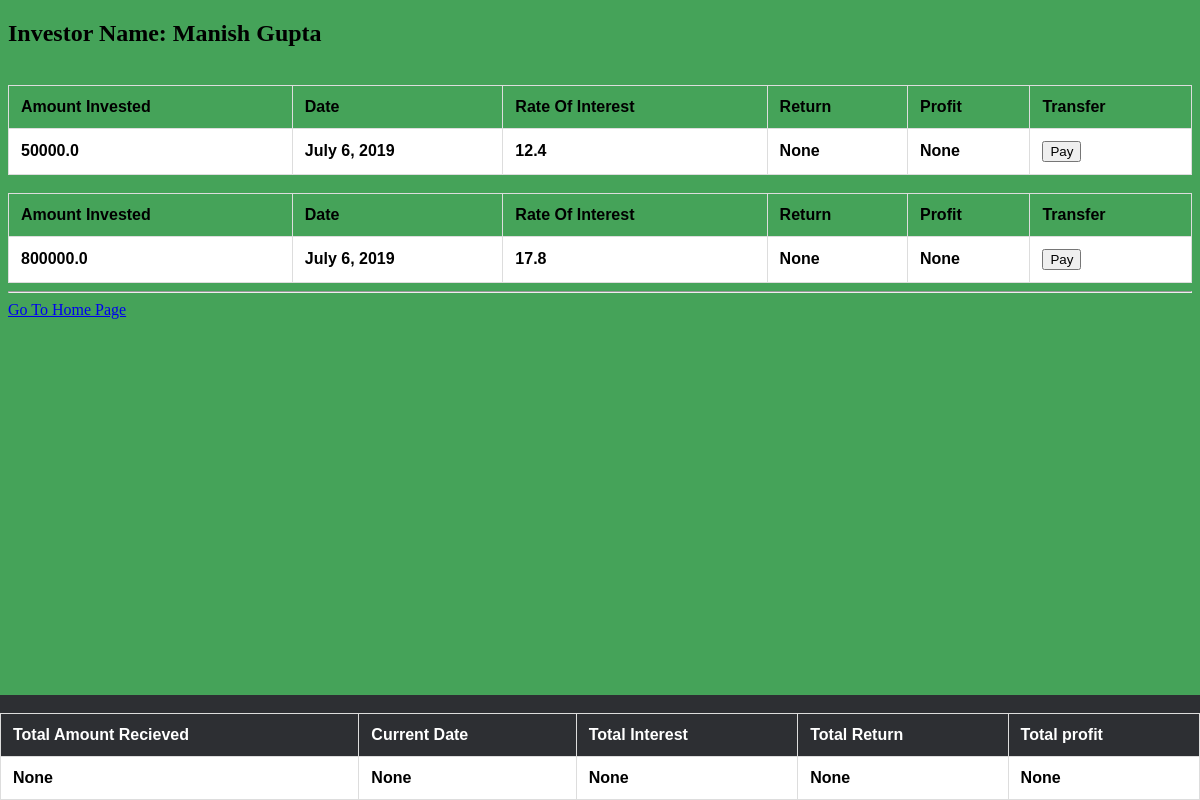
Screenshot of /records/1/ with the database file from the repository.
### investors/models.py (models this page shows)
class Investor(models.Model):
    name = models.CharField(max_length=99)
    user = models.ForeignKey(User, on_delete=models.CASCADE)
    def __str__(self):
        return self.name

class Investment(models.Model):
    amount = models.FloatField(blank=False)
    rate = models.FloatField(blank=False)
    timestamp = models.DateField(default=datetime.now)
    investor = models.ForeignKey(Investor, on_delete=models.CASCADE)
    def __str__(self):
        return str(self.investor)

### company/views.py (the view)
# urls.py: path('records/<int:id>/', views.RecordView, name='records'),
def RecordView(request,id):
    print ("id :",id)
    all_investor = Investor.objects.all()
    total_investment=Investment.objects.filter(investor=id)
    print("all_investor :",all_investor)
    print("total_investment :",total_investment)
    investor_id = Investor.objects.get(id=id)
    print("investor_id :",investor_id)
    investor_name = investor_id.name
    print("investor_name :",investor_name)
    try:
        investor_id = request.GET.get('investor_id')
        investor_id = int(investor_id)
        investment = Investment.objects.filter(pk=investor_id)
    except:
        pass
    context = {
        'all_investor':all_investor,
        'total_investment':total_investment,
        'investor_name':investor_name
    }
    return render(request, 'company/record.html', context)

### company/templates/company/record.html (shortened to what this page needs)
{% extends  'investors/inventorybase.html' %}
{% block content %}
            <h2>Investor Name: {{ investor_name }}</h2>
            {% for investment in total_investment %}
            <table>
              <tr>
                <th>Amount Invested</th>
                <th>Date</th>
                <th>Rate Of Interest</th>
                <th>Return</th>
                <th>Profit</th>
                <th>Transfer</th>
              </tr>
             <tr>
               <th>{{ investment.amount }}</th>
               <th>{{ investment.timestamp }}</th>
               <th>{{ investment.rate }}</th>
               <th>None</th>
               <th>None</th>
              <th><button href='#'>Pay</button></th>
             </tr>
             <br>
            </table>
              {% endfor %}
{% endblock content %}

### company/static/css/style.css (style rules this page uses)
body { background-color: #45a359; }

### investors/templates/investors/inventorybase.html (style rules this page uses)
table { font-family: arial, sans-serif; border-collapse: collapse; width: 100%; }
td, th { border: 1px solid #dddddd; text-align: left; padding: 12px; }
tr:nth-child(even) { background-color: white; color: black; }

### rows the page displays
Investor: name "Manish Gupta"
Investment: amount "50000.0", timestamp "July 6, 2019", rate "12.4"
Investment: amount "800000.0", timestamp "July 6, 2019", rate "17.8"
